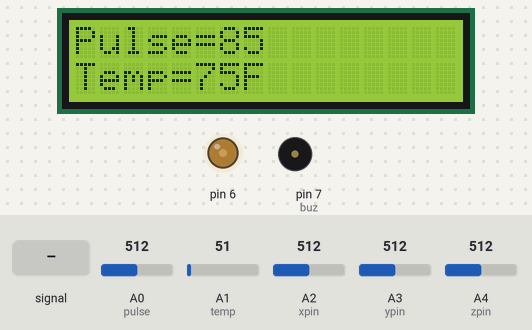
A sketch run on a simulated Arduino Uno, built with avr-gcc and run on an emulated ATmega328P. On the bench: 16×2 character LCD, output pins drawn as LEDs (lit = HIGH), buzzer (waves = sounding, pin HIGH). Inputs (shaded band) come from the test bench; at power-on: A4 (zpin) = 512, A1 (temp) = 51, A0 (pulse) = 512, A2 (xpin) = 512, A3 (ypin) = 512. What the sketch prints to the serial monitor is not drawn.

Above: at 2.2 s.
2.3 s: A4 (zpin) set to 363
7.5 s: A4 (zpin) set to 339
At 9.9 s:
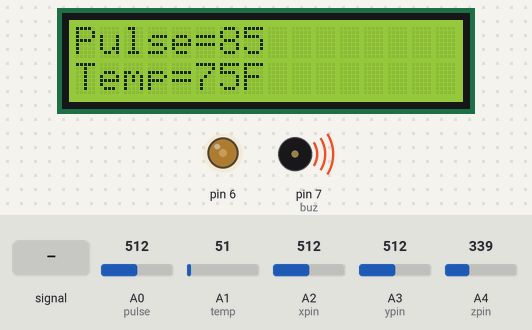
12.5 s: A4 (zpin) set to 412
At 14.9 s:
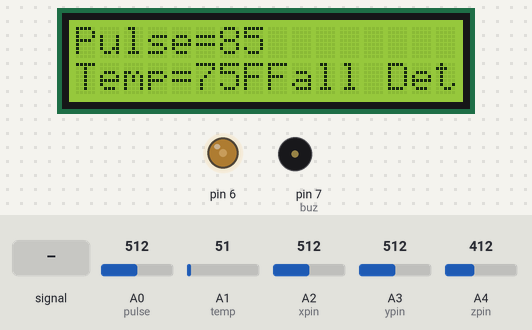
22.4 s: A0 (pulse) fed a 200 Hz sine of ±81 counts around its level
At 24.4 s:
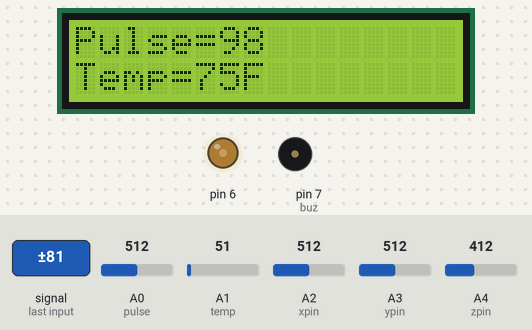
27.6 s: A1 (temp) set to 61
At 32.5 s:
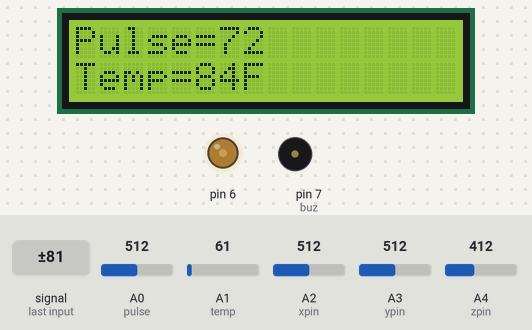
35.6 s: A0 (pulse) set to 392
At 40.6 s:
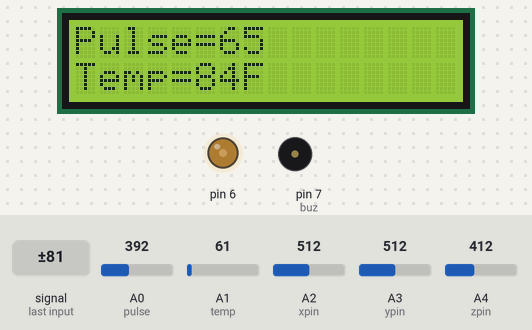
Timing chart, 0 to 42.1 s (numbered marks = the images above; inputs shaded):
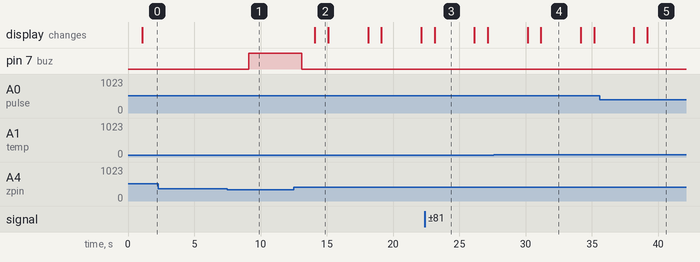

Measured:
- the behaviour switches between 350 and 349 on A4 (zpin) (found by bisection; images 0 and 1)
- after the input at 2.3 s, every drawn part: stays the same
- after the input at 7.5 s, pin 7 (buz): LOW → HIGH after 1.6 s
- after the input at 12.5 s, pin 7 (buz): HIGH → LOW after 0.60 s; the display: changes after 1.6 s (image 2)
- after the input at 22.4 s, the display: changes after 0.73 s (image 3)
- what the display in image 2 shows lasts 1.0 s, from 14.1 s to 15.1 s
- what the display in image 3 shows lasts 3.0 s, from 23.1 s to 26.1 s

The sketch:

Health_monitoring__system.ino
```cpp
#include <LiquidCrystal.h>
LiquidCrystal lcd(12,11,5,4,3,2);
int Contrast=80;
const int buz = 7;
int pulse=A0;
int temp=A1;
int xpin=A2;
int ypin=A3;
int zpin=A4;
//int buz=9;
void setup(){
 Serial.begin(9600);
 pinMode (buz, OUTPUT);
 analogWrite(6, Contrast);
 lcd.begin(16,2);
 lcd.clear();
 delay(1000);
}
void loop(){
 int p,pulse,t,tem,f;
 p=analogRead(pulse);
 Serial.println(p);
 lcd.clear();
 lcd.setCursor(0,0);
 lcd.print("Pulse=");
 lcd.print(p/6);
 tem=analogRead(temp);
 t=tem*0.48828125;
 f=t*1.8+32;
 lcd.setCursor(0,1);
 lcd.print("Temp=");
 lcd.print(f);
 lcd.print("F");
 delay(2000);
 Serial.println(f);
 int x,y,z;
 x=analogRead(xpin);
 delay(1);
 y=analogRead(ypin);
 delay(1);
 z=analogRead(zpin);
 delay(1);
 Serial.print(x);
 Serial.print("\t");
 Serial.print(y);
 Serial.print("\t");
 Serial.print(z);
 Serial.print("\n");
 if (z < 350) {
 digitalWrite(buz, HIGH);
 delay(1000);
 } else
 digitalWrite(buz, LOW);
 delay(1000);
 if(z > 402){
 Serial.println("Fall detected");
 lcd.println("Fall Detected");
 delay(1000);
 }
}
```
